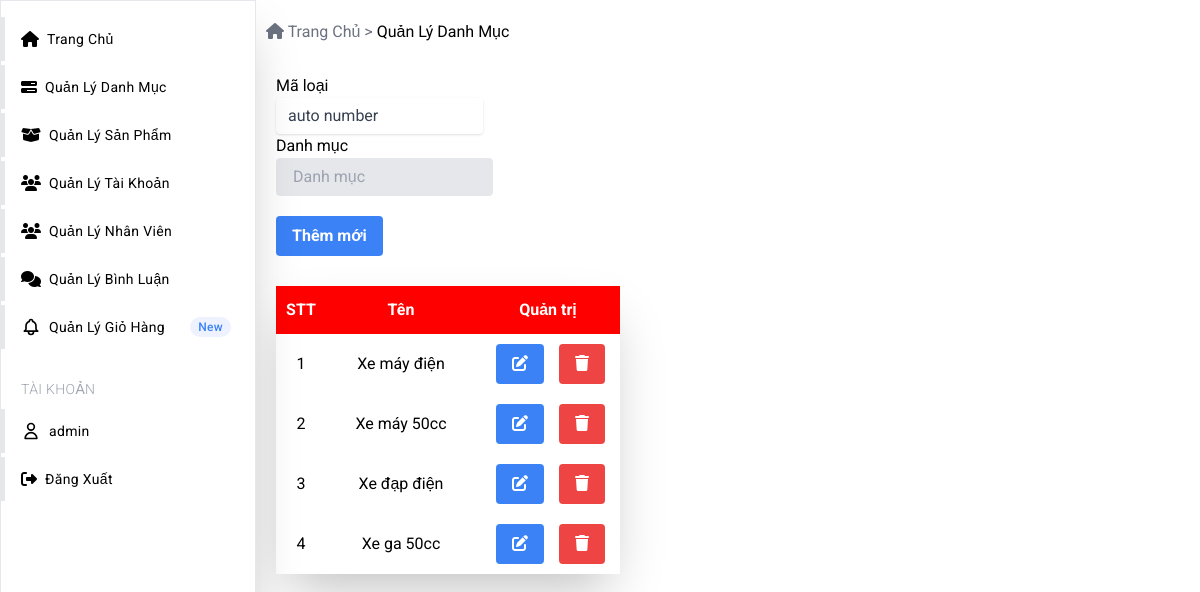
Page /admin/index.php?action=quanlydanhmuc (signed in) on the committed database.
### tables this page shows
CREATE TABLE `danhmuc` (
  `id_danhmuc` int(11) NOT NULL,
  `name_danhmuc` varchar(255) NOT NULL
);

### model/connect.php (called while the page is built, shortened)
<?php
$host = "localhost";
$userhost ="root";
$passhost = '';
$dbname ="duanbanxemay";
  function pdo_get_connection(){
    global $host, $userhost, $passhost, $dbname;
    $dburl = "mysql:host=$host;dbname=$dbname;charset=utf8";
    $username = $userhost;
    $password = $passhost;
    $pdo = new PDO($dburl, $username, $password);
    $pdo->setAttribute(PDO::ATTR_ERRMODE, PDO::ERRMODE_EXCEPTION);
    return $pdo;
}
function pdo_query($sql){
    $sql_args = array_slice(func_get_args(), 1);
    try{
        $conn = pdo_get_connection();
        $stmt = $conn->prepare($sql);
        $stmt->execute($sql_args);
        $rows = $stmt->fetchAll();
        return $rows;
    }
    catch(PDOException $e){
        throw $e;
    }
    finally{
        unset($conn);
    }
    }
?>

### dao/category.php (called while the page is built, shortened)
<?php
function loadall_danhmuc(){
  $sql="select * from danhmuc ";
  $listdanhmuc = pdo_query($sql);
  return $listdanhmuc;}
?>

### admin/danh-muc/add.php (the view, shortened to what this page needs)
<article class="h-full ml-14 mt-[20px] mb-10 md:ml-64 text-black ">
  <p class="ml-[10px] mb-[30px] "><span class="text-gray-500"><i class="fa-solid fa-house"></i> Trang Chủ ></span>
    <span>Quản Lý Danh Mục</span>
  </p>
  <div class=" items-center ">
    <div class="ml-[20px]">
      <form method="POST">
        <label class="">Mã loại</label> <br>
        <input
          class="shadow appearance-none  rounded  py-2 px-3 text-gray-700 leading-tight focus:outline-none focus:shadow-outline"
          name="ma_loai" value="auto number" readonly>
        <br>
        <label for="">Danh mục</label> <br>
        <input
          class="bg-gray-200 appearance-none -2 -gray-200 rounded py-2 px-4 text-gray-700 leading-tight focus:outline-none focus:bg-white focus:-purple-500 border"
          type="
          text" name="category" placeholder="Danh mục" required> <br>
        <button
          class="bg-blue-500 hover:bg-blue-700 text-white font-bold py-2 px-4 rounded focus:outline-none focus:shadow-outline mt-[20px]"
          type="submit" name="addCate" class="btn-insert">Thêm
          mới</button>
      </form>
    </div>
    <div class="ml-[20px] mt-[30px]">
      <table class="shadow-2xl  text-center  md:mt-[20px]">
        <thead>
          <tr class="bg-[red] text-[white] hover:bg-[red] -b">
            <th class="w-[50px] py-[12px]">STT</th>
            <th class="w-[150px] ">Tên</th>
            <th colspan="3">Quản trị</th>
          </tr>
        </thead>
        <?php
  $kq =  loadall_danhmuc();
  $stt = 0;
  foreach($kq as $row){
    ?>
        <tbody>
          <tr class="">
            <td class="">
              <?= $stt += 1 ?>
            </td>
            <td class="">
              <?php echo $row["name_danhmuc"]  ?>
            </td>
            <td class="pr-[15px] py-[10px] px-[20px]">
              <p
                class="bg-blue-500 hover:bg-blue-700 text-white font-bold py-2 px-4 rounded focus:outline-none focus:shadow-outline">
                <a href="index.php?action=edit_category&id_danhmuc=<?php echo $row['id_danhmuc']?>"><i
                    class="fa-solid fa-pen-to-square"></i></a>
              </p>
            </td>
            <td>
            <td class="pr-[15px]">
              <p
                class="bg-red-500 hover:bg-red-700 text-white font-bold py-2 px-4 rounded focus:outline-none focus:shadow-outline">
                <a onclick="return confirm('Bạn có muốn xóa không?')"
                  href="index.php?action=delete_category&id_danhmuc=<?php echo $row['id_danhmuc']?>"><i
                    class="fa-solid fa-trash"></i></a>
              </p>
            </td>
            </td>
          </tr>
        </tbody>
        <?php
  }
    ?>
      </table>
    </div>
  </div>
</article>

### admin/sidebar.php (style rules this page uses)
* { margin: 0; padding: 0; box-sizing: border-box; font-family: 'Roboto', sans-serif; }

### rows in the picture
danhmuc: stt "1", name_danhmuc "Xe máy điện"
danhmuc: stt "2", name_danhmuc "Xe máy 50cc"
danhmuc: stt "3", name_danhmuc "Xe đạp điện"
danhmuc: stt "4", name_danhmuc "Xe ga 50cc"

### other values in the picture
$name_admin "admin"
